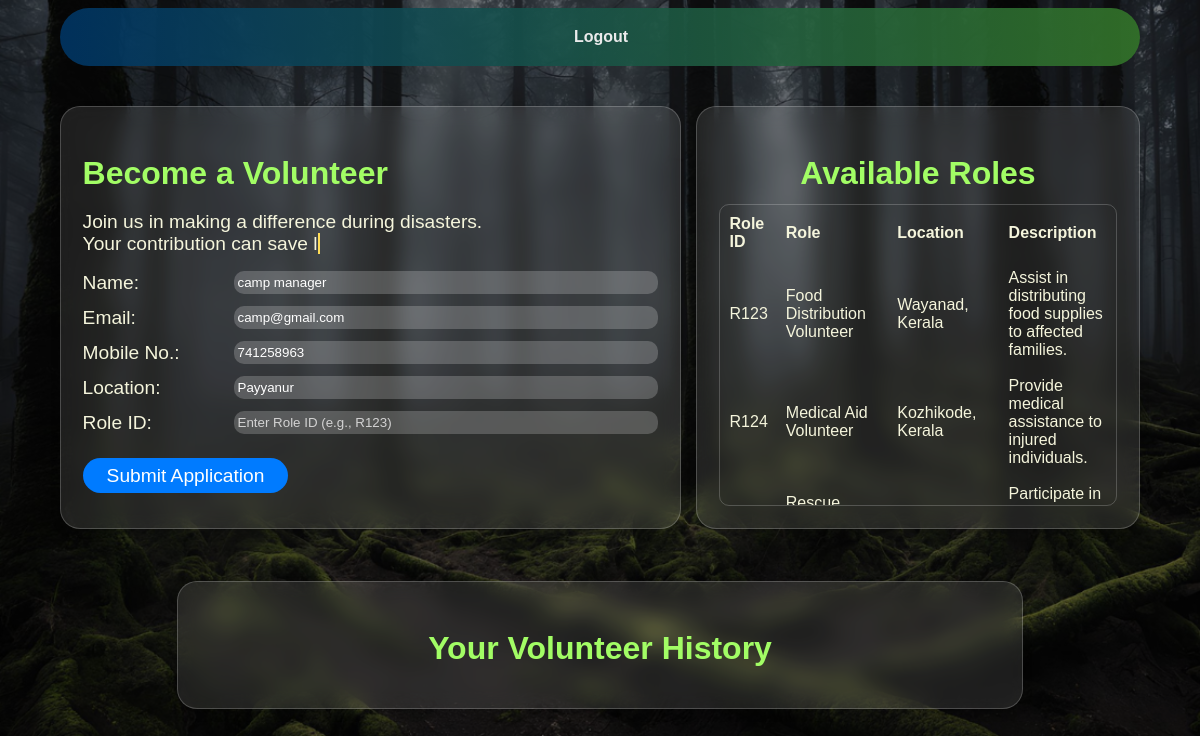
The page /user/volunteer (signed in) on the database its author committed.
### app/models.py (models this page shows, shortened)
class User(db.Model, UserMixin):
    uid = db.Column(db.Integer, primary_key=True, autoincrement=True)
    username = db.Column(db.String(50), nullable=False)
    email = db.Column(db.String(100), unique=True, nullable=False)
    password = db.Column(db.String(255), nullable=False)
    associated_camp_id = db.Column(
        db.Integer,
        db.ForeignKey('camp.cid', name='fk_user_associated_camp_id', ondelete='SET NULL'),  # Named foreign key
        nullable=True
    )
    role = db.Column(db.String(20), nullable=False, default='user')  # user, admin, local_auth
    location = db.Column(db.String(100))
    mobile = db.Column(db.String(20))
    donation = db.relationship("Donation", back_populates="user", lazy=True)
    donation_amount = db.relationship("DonationAmount", backref="user", lazy=True)
    volunteer = db.relationship('Volunteer', backref='user', uselist=False)

### app/blueprints/users/routes.py (the view)
@user_bp.route('/volunteer')
@login_required
def volunteer():
    user = current_user
    return render_template('user/volunteer.html', user=user)

### app/__init__.py (called while the page is built)
@login_manager.user_loader
def load_user(user_id):
    return User.query.get(int(user_id))

### app/templates/user/volunteer.html (shortened to what this page needs)
{% extends 'base.html' %}
{% block csscontent %}
<link rel="stylesheet" href="{{ url_for('static', filename='/css/user/volunteer.css')}}" >
{% endblock %}
{% block content %}
    <div class="container">
        <div class="top-row">
             <div class="volunteer-details glass">
                <h2>Become a Volunteer</h2>
                <p>
                    Join us in making a difference during disasters.
                    <span class="typewriter-text"></span>
                <form id="volunteer-form">
                    <div class="form-field">
                        <label for="name">Name:</label>
                        <input type="text" name="name" id="name" placeholder="Enter your name" value="{{ user.username }}" required>
                    </div>
                    <div class="form-field">
                        <label for="email">Email:</label>
                        <input type="email" name="email" id="email" placeholder="Enter your email" value="{{ user.email }}" required>
                    </div>
                    <div class="form-field">
                        <label for="mobile">Mobile No.:</label>
                        <input type="tel" name="mobile" id="mobile" placeholder="Enter your phone number" value="{{ user.mobile if user.mobile else '' }}" required>
                    </div>
                    <div class="form-field">
                        <label for="location">Location:</label>
                        <input type="text" name="location" id="location" placeholder="Enter your location" value="{{ user.location if user.location else ''}}" required>
                    </div>
                    <div class="form-field">
                        <label for="role-id">Role ID:</label>
                        <input type="text" name="role_id" id="role_id" value="" placeholder="Enter Role ID (e.g., R123)" required>
                    </div>
                    <button type="submit" class="btn">Submit Application</button>
                </form>
            </div>
            <div class="available-role glass">
                <h2>Available Roles</h2>
                <div class="role-table-container">
                    <table id="role-table">
                        <thead>
                            <tr>
                                <th>Role ID</th>
                                <th>Role</th>
                                <th>Location</th>
                                <th>Description</th>
                            </tr>
                        </thead>
                        <tbody>
                            <tr>
                                <td>R123</td>
                                <td>Food Distribution Volunteer</td>
                                <td>Wayanad, Kerala</td>
                                <td>Assist in distributing food supplies to affected families.</td>
                            </tr>
                            <tr>
                                <td>R124</td>
                                <td>Medical Aid Volunteer</td>
                                <td>Kozhikode, Kerala</td>
                                <td>Provide medical assistance to injured individuals.</td>
                            </tr>
                            <tr>
                                <td>R125</td>
                                <td>Rescue Operation Volunteer</td>
                                <td>Idukki, Kerala</td>
                                <td>Participate in rescue operations during floods.</td>
                            </tr>
                        </tbody>
                    </table>
                </div>
            </div>
        </div>
        <div class="bottom-row">
            <div class="volunteer-history glass" >
                <h2>Your Volunteer History</h2>
            </div>
        </div>
    </div>
    {% endblock %}

### app/static/css/styles.css (style rules this page uses)
body { font-family: 'Poppins', Arial, sans-serif; margin: 0; padding: 0; background-image: url('../images/forest.png'); background-size: cover; background-position: center; display: flex; flex-direction: column; max-height: 100vh; position: relative; }
body::before { content: ''; position: absolute; top: 0; left: 0; width: 100%; height: 100vh; background: rgba(0, 0, 0, 0.5); z-index: -1; }

### app/static/css/user/volunteer.css (style rules this page uses)
.glass { background: rgba(255, 255, 255, 0.1); backdrop-filter: blur(10px); -webkit-backdrop-filter: blur(10px); border: 1px solid rgba(255, 255, 255, 0.2); border-radius: 20px; box-shadow: 0 4px 10px rgba(0, 0, 0, 0.2); color: white; padding: 2%; margin: 2vh auto; max-width: 800px; width: 90%; transition: all 0.3s ease; }
.container { display: flex; flex-direction: column; gap: 20px; padding: 2vh 5%; }
.top-row { display: flex; gap: 15px; margin-bottom: 20px; }
.volunteer-details { width: 60%; animation: slideInFromLeft 1s ease-in-out; }
.volunteer-details h2 { font-size: 2rem; color: #a2fd65; margin-bottom: 1.5vh; transition: color 0.3s ease, transform 0.3s ease; }
.volunteer-details p { font-size: 1.2rem; margin-bottom: 2vh; color: beige; transition: opacity 0.3s ease, letter-spacing 0.3s ease; }
.form-field { display: flex; align-items: center; margin-bottom: 1.5vh; transition: transform 0.3s ease; }
.form-field label { width: 25%; font-size: 1.2rem; color: beige; margin-right: 1vw; transition: color 0.3s ease; }
.form-field input { width: 75%; padding: 0.5vh; border: none; border-radius: 10px; background: rgba(255, 255, 255, 0.2); color: white; transition: all 0.3s ease, box-shadow 0.3s ease; }
.form-field input::placeholder { color: lightgrey; }
#volunteer-form .btn { margin-top: 1.5vh; padding: 0.8vh 2vw; background: #007bff; color: white; border: none; border-radius: 20px; cursor: pointer; font-size: 1.2rem; transition: all 0.3s ease, box-shadow 0.3s ease; }
.available-role { width: 40%; text-align: center; animation: fadeIn 1.5s ease-in-out; }
.available-role h2 { font-size: 2rem; color: #a2fd65; margin-bottom: 1.5vh; transition: color 0.3s ease, transform 0.3s ease; }
.role-table-container { max-height: 300px; overflow-y: scroll; border: 1px solid rgba(255, 255, 255, 0.2); border-radius: 10px; transition: box-shadow 0.3s ease; }
#role-table th, #role-table td { padding: 1vh; text-align: left; color: beige; font-size: 1rem; transition: background-color 0.3s ease; }
.bottom-row { display: flex; justify-content: center; margin-top: -2.5vh; animation: slideInFromBottom 1s ease-in-out; }
.volunteer-history { width: 80%; text-align: center; }
.volunteer-history h2 { font-size: 2rem; color: #a2fd65; margin-bottom: 1.5vh; transition: color 0.3s ease, transform 0.3s ease; }
.typewriter-text { font-size: 1.2rem; margin-bottom: 2vh; color: beige; overflow: hidden; white-space: nowrap; border-right: 0.15em solid #ffdd57; width: 0; animation: typing 2s steps(40, end), erasing 1s steps(40, end) 3s, blink-caret 0.75s step-end infinite; }

### rows shown on the page
User: name "camp manager", email "camp@gmail.com", mobile "741258963", location "Payyanur"
